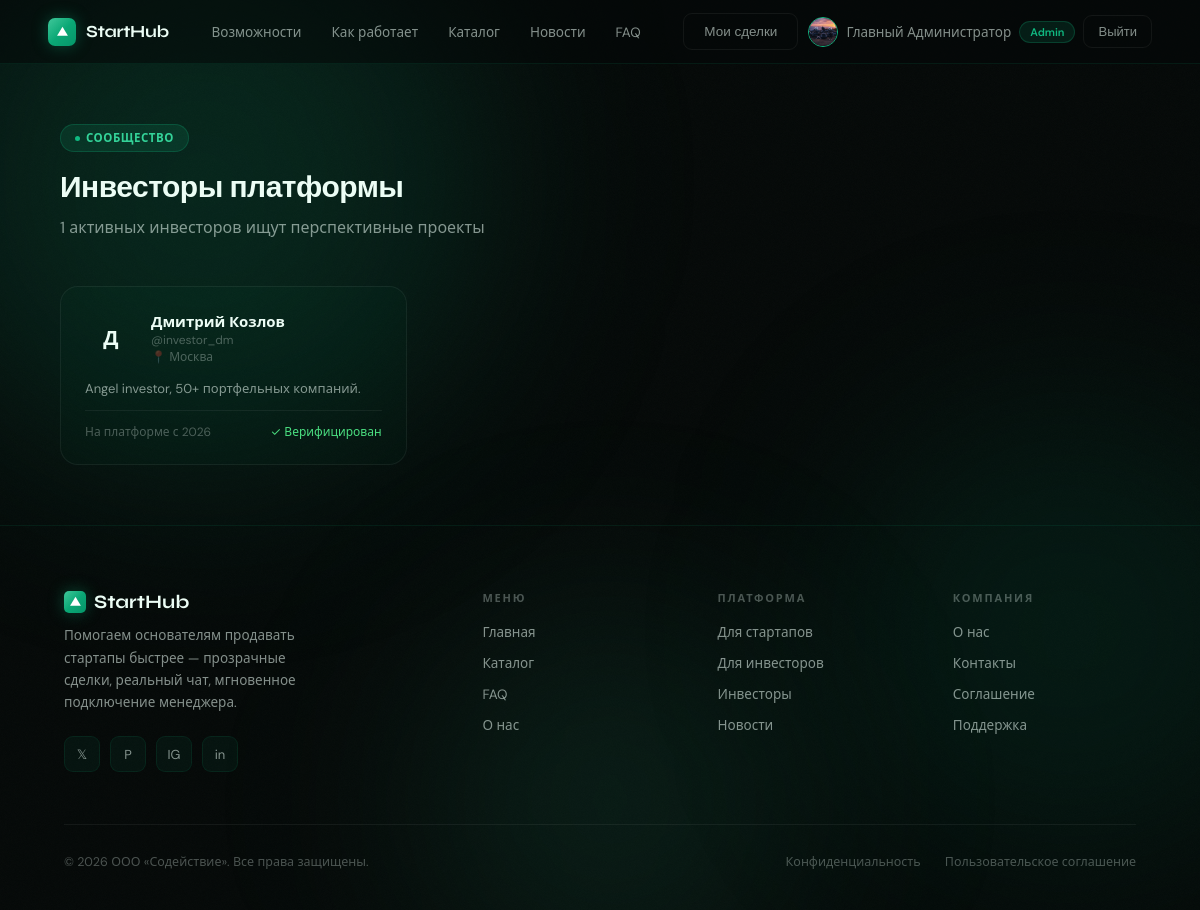
/investors (signed in), run on the app's committed database.
### models/user.py (models this page shows)
class User(Base):
    __tablename__ = "users"
    id              = Column(Integer, primary_key=True)
    email           = Column(String(255), unique=True, nullable=False, index=True)
    username        = Column(String(64),  unique=True, nullable=False)
    hashed_password = Column(String(255), nullable=False)
    role            = Column(Enum(UserRole), default=UserRole.buyer, nullable=False)
    full_name       = Column(String(128))
    avatar          = Column(String(512))
    bio             = Column(Text)
    phone           = Column(String(32))
    telegram        = Column(String(64))
    website         = Column(String(256))
    location        = Column(String(128))
    is_active       = Column(Boolean, default=True)
    is_verified     = Column(Boolean, default=False)
    is_banned       = Column(Boolean, default=False)
    ban_reason      = Column(Text)
    last_seen       = Column(DateTime, default=lambda: datetime.now(timezone.utc))
    created_at      = Column(DateTime, default=lambda: datetime.now(timezone.utc))
    updated_at      = Column(DateTime, default=lambda: datetime.now(timezone.utc),
                             onupdate=lambda: datetime.now(timezone.utc))
    startups          = relationship("Startup", back_populates="author", lazy="select")
    deals_as_buyer    = relationship("Deal", back_populates="buyer", foreign_keys="Deal.buyer_id")
    messages          = relationship("Message", back_populates="sender")
    favorite_startups = relationship("Startup", secondary=favorites, back_populates="favorited_by")
    notifications     = relationship("Notification", back_populates="user", cascade="all, delete-orphan")
    reviews_given     = relationship("Review", back_populates="author",      foreign_keys="Review.author_id")
    reviews_received  = relationship("Review", back_populates="target_user", foreign_keys="Review.target_user_id")
    tickets           = relationship("SupportTicket", back_populates="user", foreign_keys="SupportTicket.user_id")
    wallet            = relationship("Wallet", back_populates="user", uselist=False, cascade="all, delete-orphan")
    activity_logs     = relationship("ActivityLog", back_populates="user", cascade="all, delete-orphan")

### routers/public.py (the view)
@router.get("/investors", response_class=HTMLResponse)
async def investors_page(request: Request, db: AsyncSession = Depends(get_db)):
    user = await get_current_user(request, db)
    investors = (await db.execute(
        select(User).where(User.role == UserRole.buyer, User.is_active == True)
        .order_by(User.created_at.desc()).limit(20)
    )).scalars().all()
    return render(request, "pages/investors.html", {"user": user, "investors": investors})

### templates/pages/investors.html (shortened to what this page needs)
{% extends "base.html" %}
{% block content %}
<div class="page-wrap">
  <div class="page-header" style="flex-direction:column;align-items:flex-start;margin-bottom:48px">
    <div class="section-label">Сообщество</div>
    <h1 class="section-title" style="margin-bottom:8px">Инвесторы платформы</h1>
    <p style="color:var(--text-muted);font-size:16px">{{ investors|length }} активных инвесторов ищут перспективные проекты</p>
  </div>
  {% if investors %}
  <div style="display:grid;grid-template-columns:repeat(3,1fr);gap:20px">
    {% for inv in investors %}
    <div style="background:var(--card-bg);border:1px solid var(--card-border);border-radius:var(--radius);padding:24px;transition:all .25s">
      <div style="display:flex;align-items:center;gap:14px;margin-bottom:14px">
        {% if inv.avatar %}
          <img src="{{ inv.avatar }}" style="width:52px;height:52px;border-radius:50%;object-fit:cover;border:2px solid var(--orange)">
        {% else %}
          <div style="width:52px;height:52px;border-radius:50%;background:linear-gradient(135deg,var(--orange),var(--orange3));display:flex;align-items:center;justify-content:center;font-size:20px;font-weight:700;flex-shrink:0">
            {{ (inv.full_name or inv.username)[0].upper() }}
          </div>
        {% endif %}
        <div>
          <div style="font-size:15px;font-weight:600">{{ inv.full_name or inv.username }}</div>
          <div style="font-size:12px;color:var(--text-dim)">@{{ inv.username }}</div>
          {% if inv.location %}<div style="font-size:12px;color:var(--text-dim)">📍 {{ inv.location }}</div>{% endif %}
        </div>
      </div>
      {% if inv.bio %}<p style="font-size:13px;color:var(--text-muted);line-height:1.5;margin-bottom:12px">{{ inv.bio[:120] }}</p>{% endif %}
      <div style="display:flex;justify-content:space-between;align-items:center;font-size:12px;color:var(--text-dim);padding-top:12px;border-top:1px solid var(--card-border)">
        <span>На платформе с {{ inv.created_at.strftime('%Y') }}</span>
        {% if inv.is_verified %}<span style="color:#4ade80">✓ Верифицирован</span>{% endif %}
      </div>
    </div>
    {% endfor %}
  </div>
  {% endif %}
</div>
{% endblock %}

### templates/base.html (shortened to what this page needs)
<!DOCTYPE html>
<html lang="ru">
<head>
<link rel="stylesheet" href="/static/css/main.css">
</head>
<body>
<div class="blob-container">
  <div class="blob b1"></div>
  <div class="blob b2"></div>
  <div class="blob b3"></div>
</div>
<div class="wrap">
<nav id="main-nav">
  <a href="/" class="nav-logo">
    <div class="nav-logo-mark">
      <svg viewBox="0 0 24 24" xmlns="http://www.w3.org/2000/svg"><polygon points="12,3 2,20 22,20"/></svg>
    </div>
    StartHub
  </a>
  <ul class="nav-links">
    <li><a href="/#why">Возможности</a></li>
    <li><a href="/#how">Как работает</a></li>
    <li><a href="/catalog">Каталог</a></li>
    <li><a href="/news">Новости</a></li>
    <li><a href="/faq">FAQ</a></li>
  </ul>
  <div class="nav-right">
    {% if user %}
      <a href="/my-deals" class="btn-ghost">Мои сделки</a>
      <div class="nav-avatar-wrap">
        <a href="/profile" class="nav-avatar-btn">
          {% if user.avatar %}
            <img src="{{ user.avatar }}" class="nav-avatar-img" alt="">
          {% else %}
            <div class="nav-avatar-placeholder">{{ (user.full_name or user.username)[0].upper() }}</div>
          {% endif %}
          <span>{{ user.full_name or user.username }}</span>
        </a>
        {% if user.role in ['admin', 'manager'] %}
          <a href="{% if user.role == 'admin' %}/admin/dashboard{% else %}/manager/dashboard{% endif %}" class="nav-admin-badge">
            {% if user.role == 'admin' %}Admin{% else %}Manager{% endif %}
          </a>
        {% endif %}
        <a href="/logout" class="btn-ghost" style="font-size:13px;padding:7px 14px">Выйти</a>
      </div>
    {% else %}
      <a href="/login" class="btn-ghost">Войти</a>
      <a href="/register" class="btn-em">Начать сейчас</a>
    {% endif %}
  </div>
</nav>
{% block content %}{% endblock %}
<footer>
  <div class="footer-top">
    <div class="footer-brand">
      <h3>
        <div class="nav-logo-mark" style="width:22px;height:22px;border-radius:5px">
          <svg viewBox="0 0 24 24" width="11" height="11" xmlns="http://www.w3.org/2000/svg"><polygon points="12,3 2,20 22,20" fill="#fff"/></svg>
        </div>
        StartHub
      </h3>
      <p>Помогаем основателям продавать стартапы быстрее — прозрачные сделки, реальный чат, мгновенное подключение менеджера.</p>
      <div class="footer-socials">
        <div class="social-btn">𝕏</div>
        <div class="social-btn">P</div>
        <div class="social-btn">IG</div>
        <div class="social-btn">in</div>
      </div>
    </div>
    <div class="footer-col">
      <h4>Меню</h4>
      <ul>
        <li><a href="/">Главная</a></li>
        <li><a href="/catalog">Каталог</a></li>
        <li><a href="/faq">FAQ</a></li>
        <li><a href="/about">О нас</a></li>
      </ul>
    </div>
    <div class="footer-col">
      <h4>Платформа</h4>
      <ul>
        <li><a href="/register?role=author">Для стартапов</a></li>
        <li><a href="/register?role=buyer">Для инвесторов</a></li>
        <li><a href="/investors">Инвесторы</a></li>
        <li><a href="/news">Новости</a></li>
      </ul>
    </div>
    <div class="footer-col">
      <h4>Компания</h4>
      <ul>
        <li><a href="/about">О нас</a></li>
        <li><a href="/contact">Контакты</a></li>
        <li><a href="/terms">Соглашение</a></li>
        <li><a href="/support">Поддержка</a></li>
      </ul>
    </div>
  </div>
  <div class="footer-bottom">
    <p>© 2026 ООО «Содействие». Все права защищены.</p>
    <div class="footer-bottom-links">
      <a href="/terms">Конфиденциальность</a>
      <a href="/terms">Пользовательское соглашение</a>
    </div>
  </div>
</footer>
</div>
</body>
</html>

### data on the page
User: avatar (picture), full_name "Главный Администратор"
User: full_name "Д", full_name "Дмитрий Козлов", username "investor_dm", location "Москва", bio "Angel investor, 50+ портфельных компаний.", created_at "2026", is_verified "✓ Верифицирован"

### other printed values
{{ investors|length }} "1"
